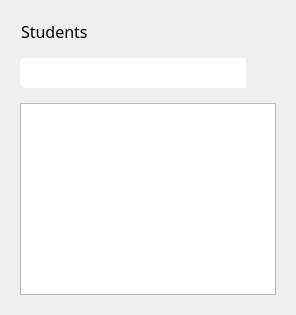
           <widget class="QWidget" name="page_5">
            <layout class="QVBoxLayout" name="verticalLayout_5">
             <property name="spacing">
              <number>15</number>
             </property>
             <property name="leftMargin">
              <number>20</number>
             </property>
             <property name="topMargin">
              <number>20</number>
             </property>
             <property name="rightMargin">
              <number>20</number>
             </property>
             <property name="bottomMargin">
              <number>20</number>
             </property>
             <item>
              <layout class="QHBoxLayout" name="horizontalLayout_6">
               <item>
                <widget class="QLabel" name="label_4">
                 <property name="font">
                  <font>
                   <family>Barlow</family>
                   <pointsize>12</pointsize>
                  </font>
                 </property>
                 <property name="text">
                  <string>Students</string>
                 </property>
                 <property name="indent">
                  <number>1</number>
                 </property>
                </widget>
               </item>
               <item>
                <spacer name="horizontalSpacer_4">
                 <property name="orientation">
                  <enum>Qt::Horizontal</enum>
                 </property>
                 <property name="sizeHint" stdset="0">
                  <size>
                   <width>40</width>
                   <height>20</height>
                  </size>
                 </property>
                </spacer>
               </item>
               <item>
                <widget class="QPushButton" name="btn_close_student_list">
                 <property name="sizePolicy">
                  <sizepolicy hsizetype="Fixed" vsizetype="Fixed">
                   <horstretch>0</horstretch>
                   <verstretch>0</verstretch>
                  </sizepolicy>
                 </property>
                 <property name="minimumSize">
                  <size>
                   <width>20</width>
                   <height>20</height>
                  </size>
                 </property>
                 <property name="maximumSize">
                  <size>
                   <width>20</width>
                   <height>20</height>
                  </size>
                 </property>
                 <property name="cursor">
                  <cursorShape>PointingHandCursor</cursorShape>
                 </property>
                 <property name="styleSheet">
                  <string notr="true">QPushButton{
	border: none;
	border-radius: none;
	background: none;
	background-repeat: none;
	background-image: url(:/icons/close.png);
	background-position: center center;
}

QPushButton:hover{
	background: none;
	background-repeat: none;
	background-image: url(:/icons/close_2.png);
	background-position: center center;
}</string>
                 </property>
                </widget>
               </item>
              </layout>
             </item>
             <item>
              <layout class="QHBoxLayout" name="horizontalLayout_47">
               <property name="spacing">
                <number>0</number>
               </property>
               <property name="sizeConstraint">
                <enum>QLayout::SetDefaultConstraint</enum>
               </property>
               <item>
                <widget class="QLineEdit" name="txt_search_student">
                 <property name="sizePolicy">
                  <sizepolicy hsizetype="Expanding" vsizetype="Fixed">
                   <horstretch>0</horstretch>
                   <verstretch>0</verstretch>
                  </sizepolicy>
                 </property>
                 <property name="minimumSize">
                  <size>
                   <width>0</width>
                   <height>30</height>
                  </size>
                 </property>
                 <property name="maximumSize">
                  <size>
                   <width>16777215</width>
                   <height>35</height>
                  </size>
                 </property>
                 <property name="font">
                  <font>
                   <family>Barlow</family>
                   <pointsize>10</pointsize>
                  </font>
                 </property>
                 <property name="styleSheet">
                  <string notr="true">border-radius: none;
border-top-left-radius: 5px;
border-bottom-left-radius: 5px;</string>
                 </property>
                </widget>
               </item>
               <item>
                <widget class="QPushButton" name="btn_search_student">
                 <property name="sizePolicy">
                  <sizepolicy hsizetype="Fixed" vsizetype="Fixed">
                   <horstretch>0</horstretch>
                   <verstretch>0</verstretch>
                  </sizepolicy>
                 </property>
                 <property name="minimumSize">
                  <size>
                   <width>30</width>
                   <height>30</height>
                  </size>
                 </property>
                 <property name="maximumSize">
                  <size>
                   <width>30</width>
                   <height>30</height>
                  </size>
                 </property>
                 <property name="font">
                  <font>
                   <family>Barlow</family>
                   <pointsize>12</pointsize>
                   <weight>75</weight>
                   <bold>true</bold>
                  </font>
                 </property>
                 <property name="cursor">
                  <cursorShape>PointingHandCursor</cursorShape>
                 </property>
                 <property name="styleSheet">
                  <string notr="true">border-top-right-radius: 5px;
border-bottom-right-radius: 5px;</string>
                 </property>
                 <property name="text">
                  <string/>
                 </property>
                 <property name="icon">
                  <iconset resource="C:/Users/moral/Desktop/Resources/Resources.qrc">
                   <normaloff>:/icons/search.png</normaloff>:/icons/search.png</iconset>
                 </property>
                 <property name="iconSize">
                  <size>
                   <width>18</width>
                   <height>18</height>
                  </size>
                 </property>
                </widget>
               </item>
              </layout>
             </item>
             <item>
              <widget class="QListView" name="lv_student"/>
             </item>
            </layout>
           </widget>
